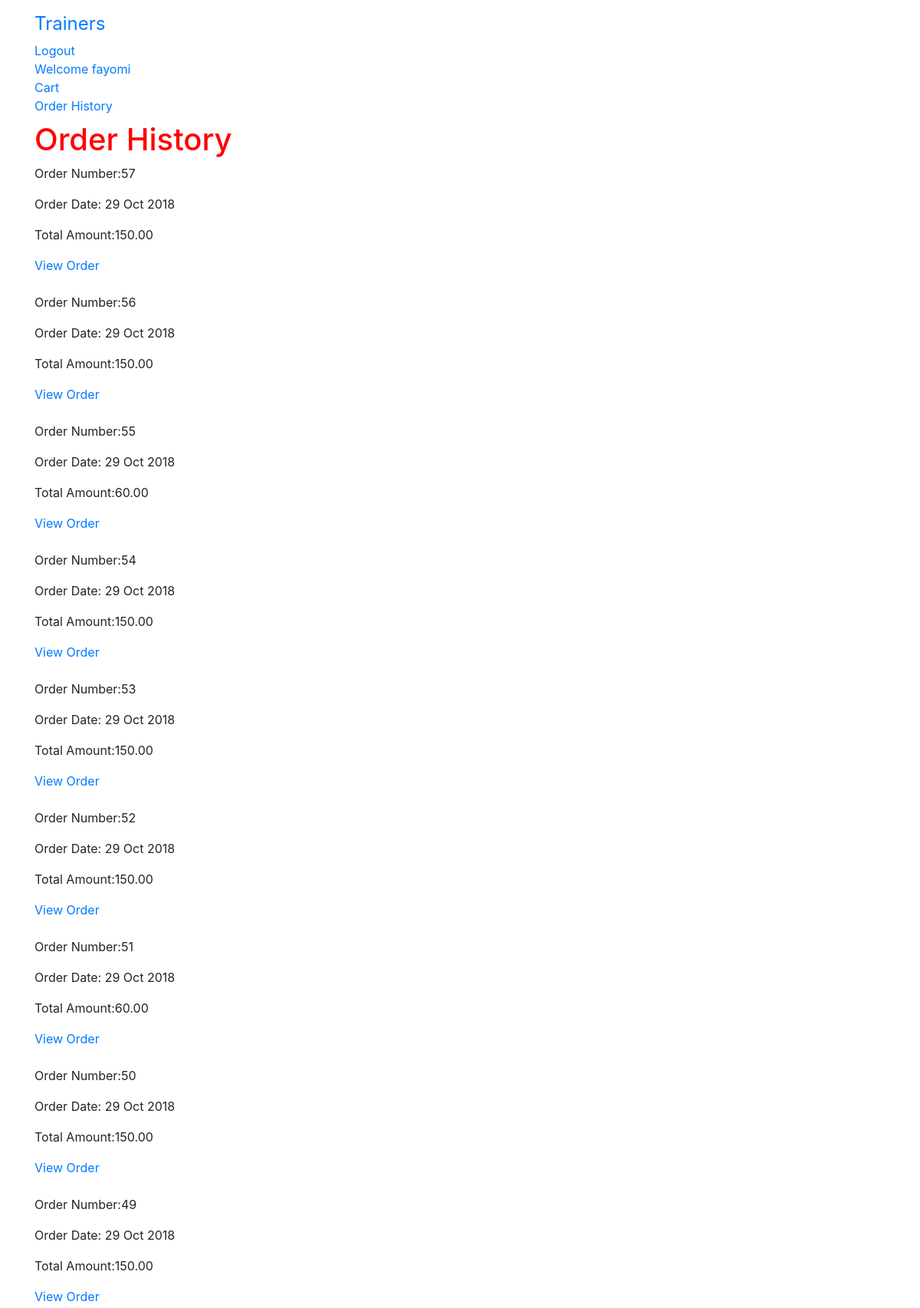
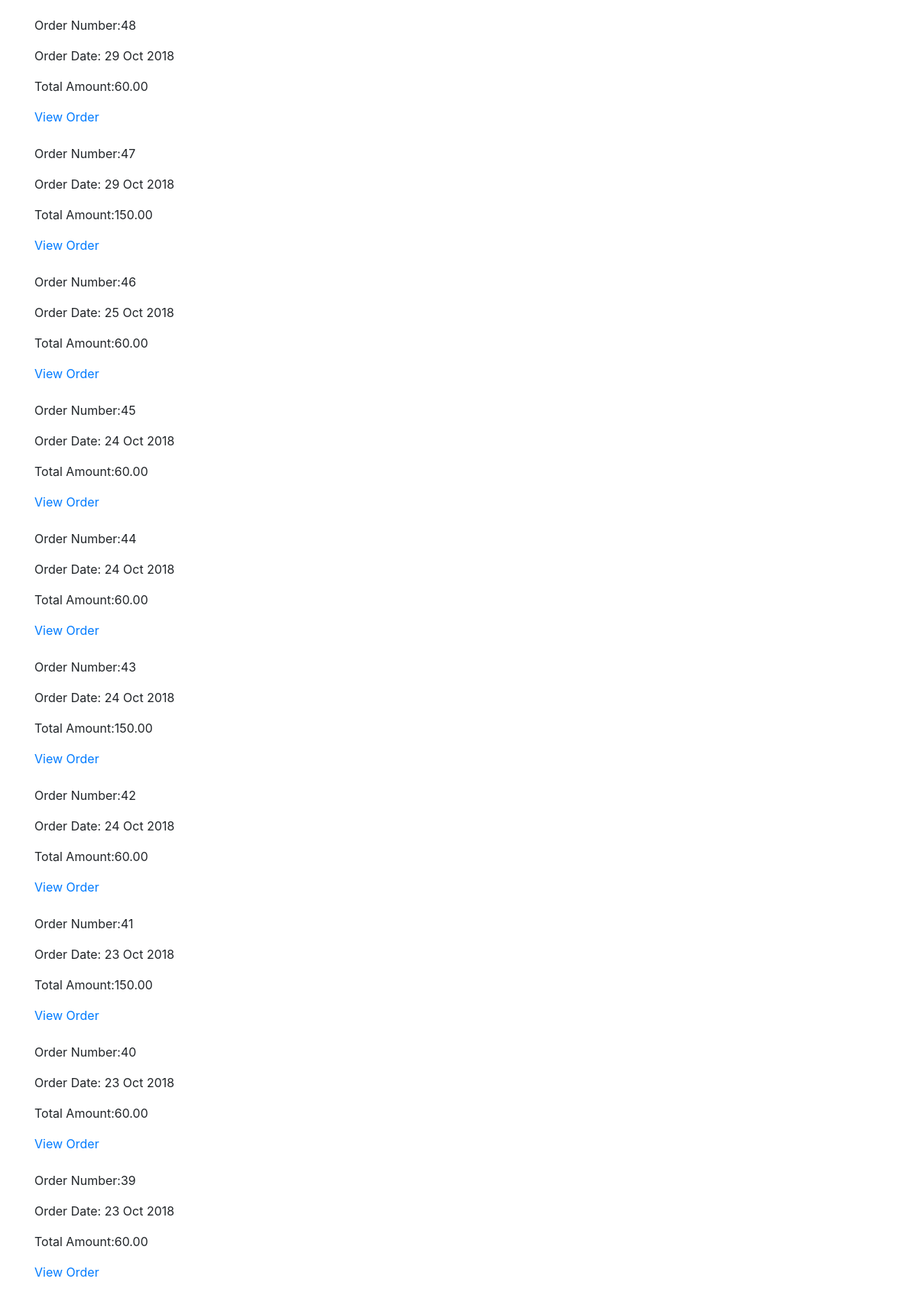
The app's page /order/history/ (signed in, upper part) with its own data (2 pictures, top to bottom).
### gym/models.py (models this page shows)
class User(AbstractUser):
    is_trainer = models.BooleanField(default=False)
    is_client= models.BooleanField(default=False)

### order/models.py (models this page shows, shortened)
class Order(models.Model):
    client_name = models.CharField(max_length=250, default='none')
    trainer_name = models.CharField(max_length=250, default='none') #new addition
    token = models.CharField(max_length=250,blank=True)
    total = models.DecimalField(max_digits=10,decimal_places=2,verbose_name='GBP Order Gross Total')
    net_pay = models.DecimalField(max_digits=10,decimal_places=2,verbose_name='GBP Order Net Total', default=0.00)
    stripe_fee = models.DecimalField(max_digits=10,decimal_places=2,verbose_name='Stripe Fee', default=0.00)
    platform_fee = models.IntegerField(default=2)
    service_fee = models.DecimalField(max_digits=10,decimal_places=2,verbose_name='Total Service Fee', default=0.00)
    client_email = models.EmailField(max_length=250,blank=True,verbose_name='Client Email')
    trainer_email = models.EmailField(max_length=250,blank=True,verbose_name='Trainer Email')
    created = models.DateTimeField(auto_now_add=True)
    subscription = models.BooleanField(default=False)
    stripe_product_name = models.CharField(max_length=200,default='None')
    stripe_plan_id = models.CharField(max_length=200,default='None')
    stripe_subscription_id = models.CharField(max_length=200,default='None')
    stripe_invoice_id = models.CharField(max_length=200,default='None')
    class Meta:
        db_table = 'Order'
        ordering = ['-created'] #to have the most recent order come up first

### order/views.py (the view)
# urls.py: path('history/', views.orderHistory,name='order_history'),
@login_required
def orderHistory(request):
    if request.user.is_authenticated:
        email = str(request.user.email)
        order_details = Order.objects.filter(client_email=email)
    context = {'order_details': order_details}
    return render(request,'order/orders_list.html',context)

### order/templates/order/orders_list.html
{% extends 'base.html' %}
{% load staticfiles %}
{% block content %}
  <h1>Order History </h1>
  {% if order_details %}
    {% for order in order_details %}
    <p>Order Number:{{ order.id }} </p>
    <p>Order Date: {{ order.created|date:"d M Y"}}</p>
    <p>Total Amount:{{ order.total }} </p>
    <a href="{% url 'order:order_detail' order.id%}">View Order</a>
    <br>
    <br>
    {% endfor %}
  {% else %}
  <h3>You have not yet placed an order</h3>
  <p> please click <a href="{% url 'gym:trainer_list'%}">Here</a> to find a trainer</p>
  {% endif %}
{% endblock %}

### gym/templates/base.html (shortened to what this page needs)
<!DOCTYPE html>
{% load staticfiles %}
<html lang="en" dir="ltr">
  <head>
    <link rel="stylesheet" href="https://maxcdn.bootstrapcdn.com/bootstrap/4.0.0/css/bootstrap.min.css">
    <link rel="stylesheet" href="{% static 'gym/css/app.css' %}">
  </head>
  <body>
    <nav class="navbar navbar-default techfont custom-navbar">
      <div class="container">
        <ul class="nav navbar-nav">
          <li> <a class="navbar-brand bigbrand" href="{% url 'gym:trainer_list'%}">Trainers</a> </li>
        {% if user.is_authenticated %}
          <li> <a href="{% url 'logout'%}">Logout</a> </li>
          {% if user.is_trainer == True %}
            <li> <a href="{% url 'gym:trainer_profile'%}">Welcome Trainer {{ user.username }}</a> </li>
          {% else %}
            <li> <a href="{% url 'gym:client_profile' pk=user.pk%}">Welcome {{ user.username }}</a> </li>
            <li> <a href="{% url 'cart:cart_detail'%}"> Cart</a> </li>
          {% endif %}
          {% if user.is_trainer %}
            <li> <a href="{% url 'order:trainer_order_history'%}">Order History</a> </li>
            <li> <a href="{% url 'stripe:stripe_register'%}">Register For Payment</a>  </li>
          {% else %}
            <li> <a href="{% url 'order:order_history'%}">Order History</a> </li>
          {% endif %}
        {% else %}
          <li> <a class="nav-item active" href="{% url 'gym:client_signup'%}"> Register as Client</a> </li>
          <li> <a href="{% url 'gym:trainer_signup'%}"> Register as Trainer</a> </li>
          <li> <a class="nav navbar-right" href="{% url 'login'%}">Login</a> </li>
        {% endif %}
        </ul>
      </div>
    </nav>
    <div class="container">
    {% block content %}
    {% endblock %}
    </div>
  </body>
</html>

### gym/static/gym/css/app.css (style rules this page uses)
h1 { color: red; }
.bigbrand { font-size: 1.5em; }

### records on screen
User: username "fayomi"
Order: id "57", created "29 Oct 2018", total "150.00"
Order: id "56", created "29 Oct 2018", total "150.00"
Order: id "55", created "29 Oct 2018", total "60.00"
Order: id "54", created "29 Oct 2018", total "150.00"
Order: id "53", created "29 Oct 2018", total "150.00"
Order: id "52", created "29 Oct 2018", total "150.00"
Order: id "51", created "29 Oct 2018", total "60.00"
Order: id "50", created "29 Oct 2018", total "150.00"
Order: id "49", created "29 Oct 2018", total "150.00"
Order: id "48", created "29 Oct 2018", total "60.00"
Order: id "47", created "29 Oct 2018", total "150.00"
Order: id "46", created "25 Oct 2018", total "60.00"
Order: id "45", created "24 Oct 2018", total "60.00"
Order: id "44", created "24 Oct 2018", total "60.00"
Order: id "43", created "24 Oct 2018", total "150.00"
Order: id "42", created "24 Oct 2018", total "60.00"
Order: id "41", created "23 Oct 2018", total "150.00"
Order: id "40", created "23 Oct 2018", total "60.00"
Order: id "39", created "23 Oct 2018", total "60.00"
